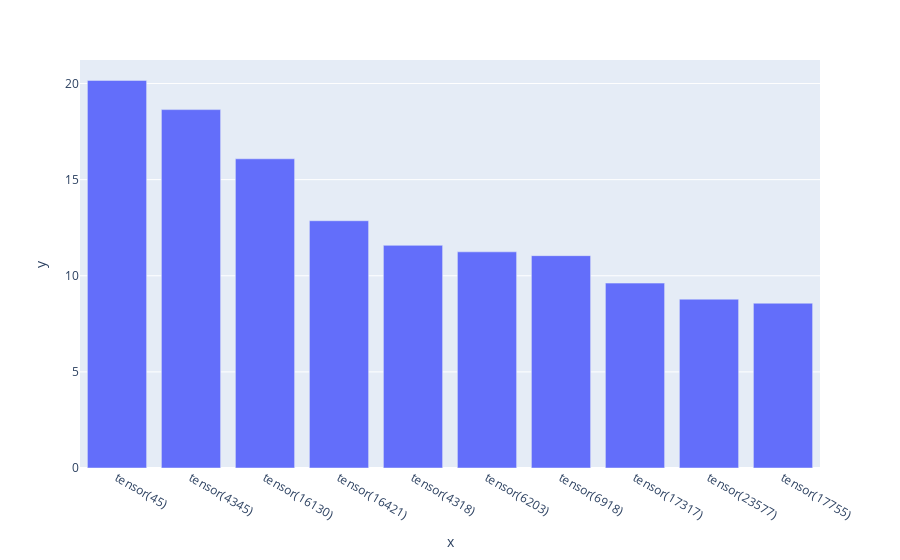

The notebook cell this image was saved under:
### Markdown cell above
# Generating Feature Interfaces

### Code cell
vals, inds = torch.topk(feature_acts[0,-1].detach().cpu(),10)
px.bar(x=[str(i) for i in inds], y=vals).show()

### Figure 1 — Plotly figure (JSON) as saved in the notebook; plotly's stock layout.template omitted (floating-point values rounded to 4 significant figures)
{"data": [{"alignmentgroup": "True", "hovertemplate": "x=%{x}<br>y=%{y}<extra></extra>", "legendgroup": "", "marker": {"color": "#636efa", "pattern": {"shape": ""}}, "name": "", "offsetgroup": "", "orientation": "v", "showlegend": false, "textposition": "auto", "type": "bar", "x": ["tensor(45)", "tensor(4345)", "tensor(16130)", "tensor(16421)", "tensor(4318)", "tensor(6203)", "tensor(6918)", "tensor(17317)", "tensor(23577)", "tensor(17755)"], "xaxis": "x", "y": [20.16, 18.64, 16.08, 12.86, 11.58, 11.24, 11.05, 9.617, 8.781, 8.571], "yaxis": "y"}], "layout": {"barmode": "relative", "legend": {"tracegroupgap": 0}, "margin": {"t": 60}, "xaxis": {"anchor": "y", "domain": [0, 1], "title": {"text": "x"}}, "yaxis": {"anchor": "x", "domain": [0, 1], "title": {"text": "y"}}}}
